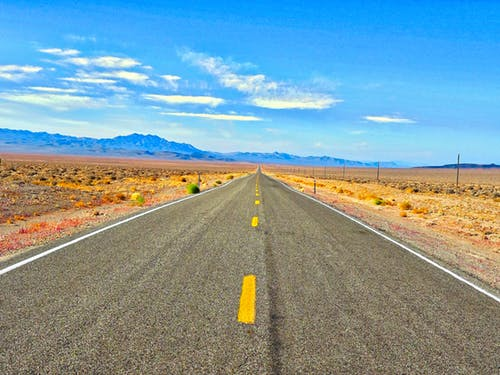
#> input picture pexels-photo-490466.jpeg, 500 x 375 px
$ python TestImageSegmentation.py
#> lines starting #> are read from the running program, lines starting #| are printed output that depends on the picture; after the words box and inside, x2 and y2 are one past the last pixel; in counts of white or black regions, pixels touching at a corner belong together
### image_segmentation.py
'''
Author: Conor Green
Description: Provides functionality for segmenting images
Usage: Call functions through other script
Version:
1.0 - April 15 2019 - Created structure
1.1 - April 21 2019 - Added many functions. Compiles and nearly operates as intended
1.2 - April 22 2019 - Further modified the segmentation and filtering
'''

import cv2

# [22 lines left out: functions get_avg_val, perform_average_on_image, not called in this run]

def extract_road(hsv_image):

    averaged_hsv_image = hsv_image # perform_average_on_image(hsv_image)

    mask = cv2.inRange(averaged_hsv_image,(0,0,0),(255,60,150))

    filter = cv2.bitwise_and(hsv_image,hsv_image,mask = mask)

    filter[filter > 0] = 1

    proc_image = hsv_image*filter

    return (proc_image , filter )

def segment_filter(filter):
    threshold = .5  #50%

    h , w , d = filter.shape

    x_low = 0
    x_high = w
    y_low = 0
    y_high = h

    search_left = True

    for i in range( 0 , w):
        run_sum = 0
        limit = h*3*threshold

        run_sum = sum(sum(filter[:,i,:]))

        if run_sum > limit and search_left == True:
            x_low = i

        if run_sum < limit and search_left == False:
            x_high = i

    for j in range( 0 , h):
        run_sum = 0
        limit = w*3*threshold

        run_sum = sum(sum(filter[j,:,:]))

        if run_sum > limit and search_left == True:
            y_low = j

        if run_sum < limit and search_left == False:
            y_high = j


    bounds = (x_low , y_low , x_high , y_high)

    return bounds

def segment_im_file(image_path):
#> called with image_path = 'pexels-photo-490466.jpeg'
    im = cv2.imread(image_path)
#> im is the input picture: shape (375, 500, 3); mean B, G, R 162.7, 156.1, 129

    orig_image = cv2.cvtColor(im,cv2.COLOR_BGR2RGB)

    hsv_image = cv2.cvtColor(orig_image,cv2.COLOR_BGR2HSV)
#> hsv_image: shape (375, 500, 3); mean H, S, V 65.5, 112.2, 192.5

    (proc_hsv_image , im_filter ) = extract_road(hsv_image)
#> in extract_road, `mask = cv2.inRange(averaged_hsv_image,(0,0,0),(255,60,150))`:
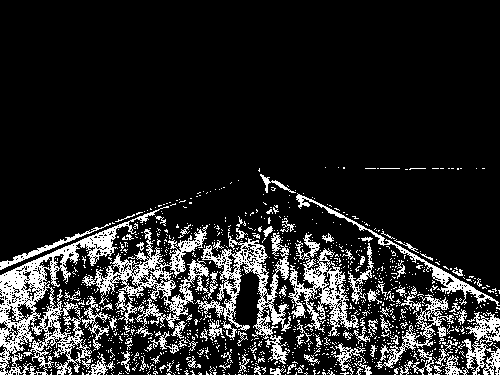
#> mask: shape (375, 500); 14.5% white in thin lines or dots, all inside (x1, y1, x2, y2) = (0, 167, 500, 375)
#> in extract_road, `filter = cv2.bitwise_and(hsv_image,hsv_image,mask = mask)`: filter: shape (375, 500, 3); mean H, S, V 14.4, 7.6, 19.3
#> in extract_road, `filter[filter > 0] = 1`: filter: shape (375, 500, 3); mean H, S, V 0.145, 0.145, 0.145
    proc_image = cv2.cvtColor(proc_hsv_image , cv2.COLOR_HSV2RGB)
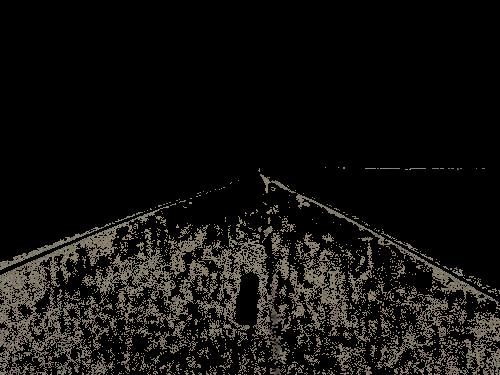
#> proc_image: shape (375, 500, 3); mean B, G, R 15.3, 18, 19.3

    bounds = segment_filter(im_filter)
#> the loop in segment_filter, `for i in range( 0 , w):` made 500 passes
#> run_sum on passes 1 to 3: 225, 219, 240
#> bounds = (0, 0, 500, 375)


    return (orig_image , proc_image , bounds)


def main():

    return

# [2 lines that do not run on import are left out]

### TestImageSegmentation.py
import cv2
import numpy as np
import image_segmentation as isp
import matplotlib.pyplot as plt


one, two, three = isp.segment_im_file('pexels-photo-490466.jpeg')
#> three = (0, 0, 500, 375)
print("test")
print(one)
#> (printed output is left out)
print(two)
#> (printed output is left out)
print(three)
#| (0, 0, 500, 375)
plt.figure()
plt.imshow(one)
plt.show()
